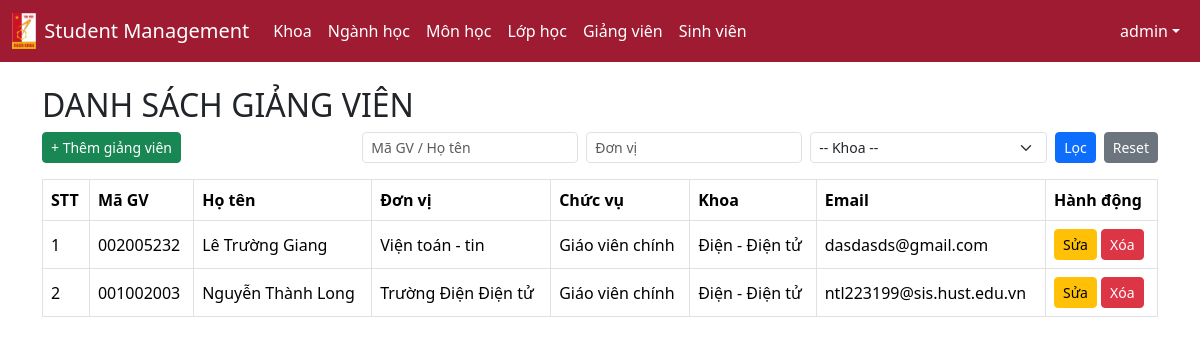
/student_management/lecturers/index.php (signed in), run on the app's committed database.
### tables this page shows
CREATE TABLE `lecturers` (
  `id` int(11) NOT NULL,
  `lecturer_code` varchar(20) NOT NULL,
  `full_name` varchar(100) NOT NULL,
  `email` varchar(100) DEFAULT NULL,
  `department_id` int(11) NOT NULL,
  `unit` varchar(100) DEFAULT NULL,
  `position` varchar(100) DEFAULT NULL
);

CREATE TABLE `departments` (
  `id` int(11) NOT NULL,
  `name` varchar(100) NOT NULL,
  `info` text DEFAULT NULL
);

### student_management/lecturers/index.php (the view, shortened to what this page needs)
<?php
require "../config/db.php";
$keyword = $_GET['keyword'] ?? '';
$unit    = $_GET['unit'] ?? '';
$sql = "
SELECT l.*, d.name AS department_name
FROM lecturers l
LEFT JOIN departments d ON l.department_id = d.id
WHERE 1
";
$params = [];
$sql .= " ORDER BY l.id DESC";
$stmt = $conn->prepare($sql);
$stmt->execute($params);
$lecturers = $stmt->fetchAll(PDO::FETCH_ASSOC);
?>
<!DOCTYPE html>
<html lang="vi">
<head>
<link href="https://cdn.jsdelivr.net/npm/bootstrap@5.3.2/dist/css/bootstrap.min.css" rel="stylesheet">
</head>
<body>
<?php include "../includes/navbar.php"; ?>
<div class="container mt-4">
<h2>DANH SÁCH GIẢNG VIÊN</h2>
<div class="d-flex justify-content-between align-items-center mb-3">
<?php if (isset($_SESSION['role']) && in_array($_SESSION['role'], ['admin', 'staff'])): ?>
<button class="btn btn-success btn-sm"
        data-bs-toggle="modal"
        data-bs-target="#addLecturerModal">
    + Thêm giảng viên
</button>
<?php endif; ?>
<form class="d-flex gap-2" method="get">
<input class="form-control form-control-sm"
       name="keyword"
       placeholder="Mã GV / Họ tên"
       value="<?= htmlspecialchars($keyword) ?>">
<input class="form-control form-control-sm"
       name="unit"
       placeholder="Đơn vị"
       value="<?= htmlspecialchars($unit) ?>">
<select name="department" class="form-select form-select-sm">
<option value="">-- Khoa --</option>
</select>
<button class="btn btn-primary btn-sm">Lọc</button>
<a href="index.php" class="btn btn-secondary btn-sm">Reset</a>
</form>
</div>
<table class="table table-bordered table-hover align-middle">
<thead>
<tr>
<th>STT</th>
<th>Mã GV</th>
<th>Họ tên</th>
<th>Đơn vị</th>
<th>Chức vụ</th>
<th>Khoa</th>
<th>Email</th>
<th>Hành động</th>
</tr>
</thead>
<tbody>
<?php $stt = 1; foreach ($lecturers as $l): ?>
<tr>
<td><?= $stt++ ?></td>
<td><?= htmlspecialchars($l['lecturer_code']) ?></td>
<td><?= htmlspecialchars($l['full_name']) ?></td>
<td><?= htmlspecialchars($l['unit']) ?></td>
<td><?= htmlspecialchars($l['position']) ?></td>
<td><?= htmlspecialchars($l['department_name']) ?></td>
<td><?= htmlspecialchars($l['email']) ?></td>
<?php if (isset($_SESSION['role']) && in_array($_SESSION['role'], ['admin', 'staff'])): ?>
<td>
<button class="btn btn-warning btn-sm editBtn"
    data-id="<?= $l['id'] ?>"
    data-code="<?= htmlspecialchars($l['lecturer_code']) ?>"
    data-name="<?= htmlspecialchars($l['full_name']) ?>"
    data-email="<?= htmlspecialchars($l['email']) ?>"
    data-unit="<?= htmlspecialchars($l['unit']) ?>"
    data-position="<?= htmlspecialchars($l['position']) ?>"
    data-dept="<?= $l['department_id'] ?>"
    data-bs-toggle="modal"
    data-bs-target="#editLecturerModal">
    Sửa
</button>
<a href="delete.php?id=<?= $l['id'] ?>"
   class="btn btn-danger btn-sm"
   onclick="return confirm('Xóa giảng viên?')">
   Xóa
</a>
</td>
<?php endif; ?>
</tr>
<?php endforeach; ?>
</tbody>
</table>
</div>
</body>
</html>

### data on the page
lecturers: lecturer_code "002005232", full_name "Lê Trường Giang", unit "Viện toán - tin", position "Giáo viên chính", department.name "Điện - Điện tử", email "dasdasds@gmail.com"
lecturers: lecturer_code "001002003", full_name "Nguyễn Thành Long", unit "Trường Điện Điện tử", position "Giáo viên chính", department.name "Điện - Điện tử", email "ntl223199@sis.hust.edu.vn"

### other printed values
$_SESSION['full_name'] "admin"
